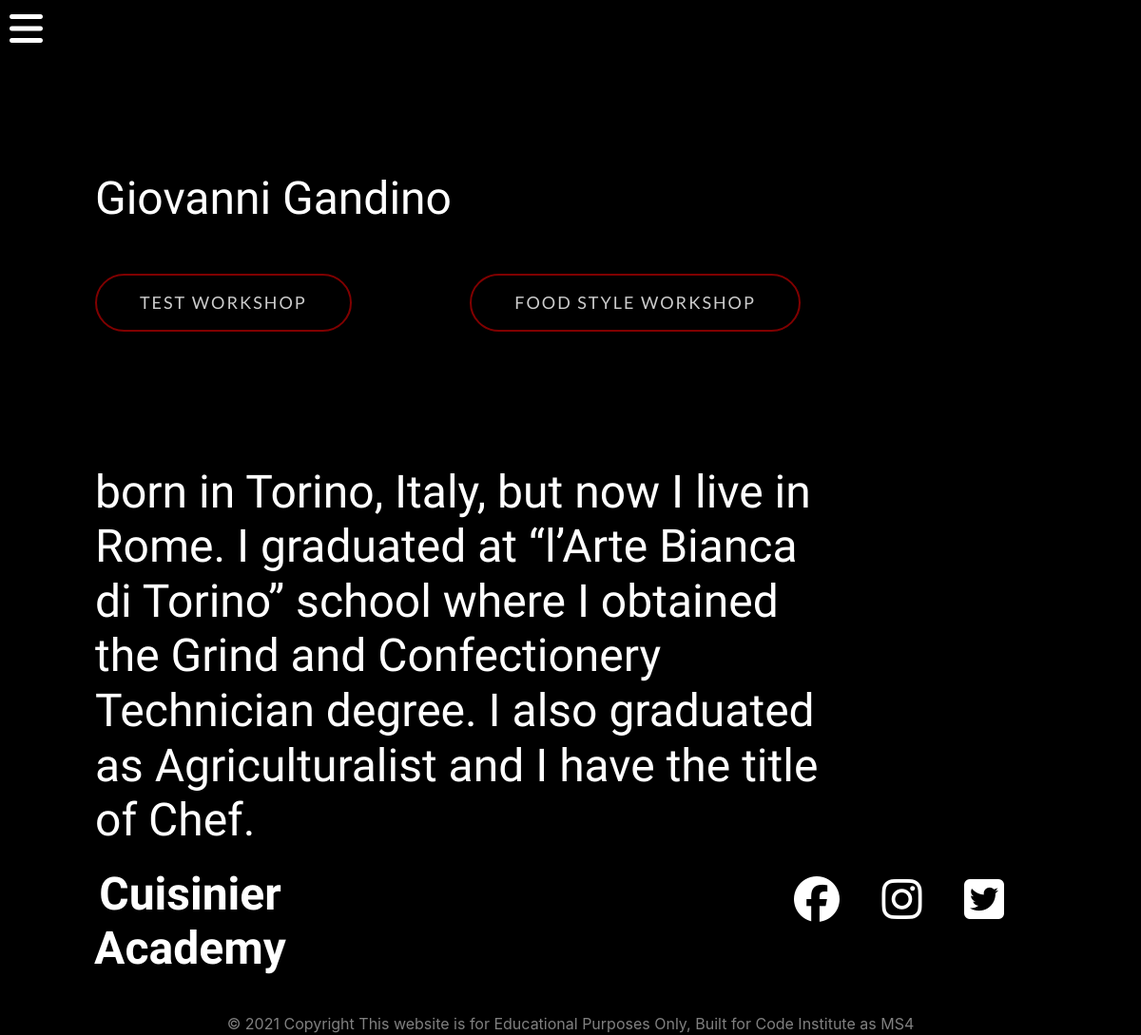
Page /experts/1 (signed in) on the committed database.
### experts/models.py (models this page shows, shortened)
class Expert(models.Model):
    name = models.CharField(max_length=100)
    about = models.TextField(blank=True)
    profile_image = models.ImageField(null=True, blank=True)
    facbook_link = models.CharField(default='www.facebook.com', max_length=200)
    twitter_link = models.CharField(default='www.twitter.com', max_length=200)

### workshops/models.py (models this page shows)
class Workshop(models.Model):
    title = models.CharField(max_length=100)
    sub_title = models.CharField(max_length=200)
    description = models.TextField(blank=True)
    expert = models.ForeignKey(Expert,default=None, on_delete=models.DO_NOTHING)
    main_img = models.ImageField(null=True, blank=True) # upload file path
    image_1 = models.ImageField(null=True, blank=True)
    image_2 = models.ImageField(null=True, blank=True)
    image_3 = models.ImageField(null=True, blank=True)
    agenda_day_1 = models.TextField(null=True, blank=True)
    agenda_day_2 = models.TextField(null=True, blank=True)
    agenda_day_3 = models.TextField(null=True, blank=True)
    price = models.DecimalField(null=True, max_digits=6, decimal_places=2, blank=True)
    date = models.DateTimeField(default=datetime.now, blank=True)
    location = models.CharField(null=True, max_length=200)
    is_published = models.BooleanField(default=True)
    def __str__(self):
        return self.title

### experts/views.py (the view)
# urls.py: path('<int:expert_id>', views.expert, name='expert'),
def expert(request, expert_id):
    expert = get_object_or_404(Expert, pk=expert_id)
    workshop = list(Workshop.objects.filter(expert=expert))
    context = {
        'expert': expert,
        'workshop': workshop
    }
    return render(request, 'experts/expert.html', context)

### experts/templates/experts/expert.html
{% extends "base.html" %}
{% load static %}
{% block extra_css %}
    <link rel="stylesheet" href="{% static 'experts/css/experts.css' %}">
{% endblock %}
{% block content %}
        <h2 class="header-titile">{{ expert.name }}</h2>
        {% for w in workshop %}
        <a href="{% url 'workshop' w.id %}" class="btn btn-header">{{ w }}</a>
        {% endfor %}
        <h2 class="header-titile">{{ expert.about }}</h2>
{% endblock %}

### static/css/base.css (style rules this page uses)
body { background-color: black; }
.header-titile { margin: 120px 330px 20px 100px; color: white; font-size: 48px; font-family: 'flamenco', sans-serif; justify-content: left; }
.btn-header { margin: 30px 20px 20px 100px ; color: rgba(255, 255, 255, 0.8) ; border: 2px solid; border-color: rgba(255, 0, 0, 0.5); border-radius: 300px; letter-spacing: 2px; text-transform: uppercase; font-size: 18px; font-family: 'Lato', sans-serif; padding: 15px 45px; }

### rows in the picture
Expert: name "Giovanni Gandino", about "born in Torino, Italy, but now I live in Rome. I graduated at “l’Arte Bianca di Torino” school where I obtained the Grind and Confectionery Technician degree. I also graduated as Agriculturalist and I have the title of Chef."
Workshop: title "TEST WORKSHOP"
Workshop: title "FOOD STYLE WORKSHOP"
